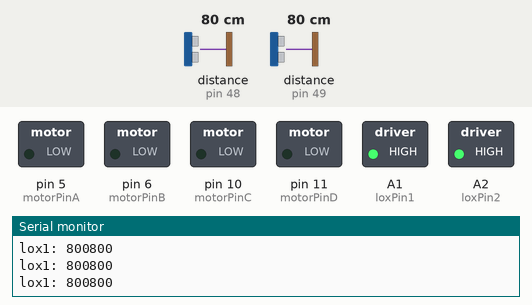
A sketch run on a simulated Arduino Uno, built with avr-gcc and run on an emulated ATmega328P. Shown: switched loads named in the sketch (green lamp = pin HIGH), the last lines printed to the serial monitor. The inputs (shaded band) are chosen by the test bench; at power-on: distance to the obstacle (sensors on pin 48, pin 49) 80 cm.

Above: at 1.2 s.
1.3 s: distance to the obstacle (sensor on pin 48) set to 11 cm
2.8 s: distance to the obstacle (sensor on pin 48) set to 8 cm
At 3.7 s:
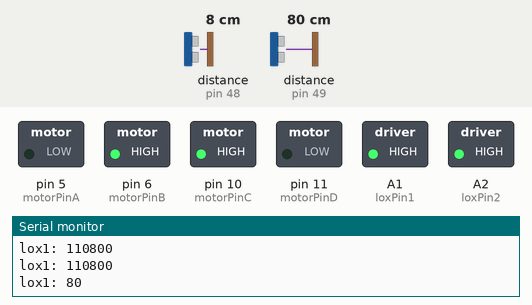
Timing chart, 0 to 11.8 s (numbered marks = the images above; inputs shaded):
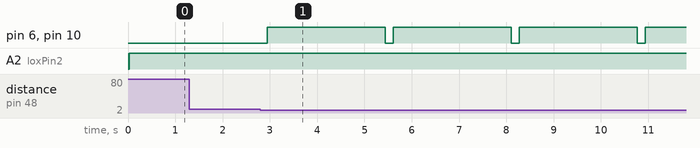

Measured:
- the behaviour switches between 10 and 9 cm on distance to the obstacle (sensor on pin 48) (found by bisection; images 0 and 1)
- after the input at 2.8 s, pin 6 (motorPinB), pin 10 (motorPinC): alternates HIGH for 2.5 s and LOW for 0.17 s, starting after 0.14 s

The sketch:

minor-assignment.ino
```cpp
//
// Minor Assignment
//
// Physical Computing
// ZHdK
//
// Written by Lukman Aščić & Audrey Lohmann © 2022
//

// – Task
/*
  Create a Braitenberg Vehicle that responds to phenomena of some kind and performs
  some sort of action or activity in response.
*/

// – Discussion
/*
  This project is an approach to navigation in space: At the core of our approach
  is a paper arm laying from above towards the ground. Two sonic sensors, attached
  on opposite sides, detect one persons' hand.

  As the hand gets closer to fulfill the main affordance of the paper arm (to touch it),
  it moves away from the hand as an action of escape and ignorance. This movement is initiated by
  distance sensors detecting the hands distance towards the object and influencing the rotation of
  the motors accordingly.
*/


// – Libraries
#include "Adafruit_VL53L0X.h" // Distance sensor

// – Properties
// – Objects
Adafruit_VL53L0X lox1 = Adafruit_VL53L0X(); // Distance sensors
Adafruit_VL53L0X lox2 = Adafruit_VL53L0X();

// – Addresses
#define loxAddress1 0x30 // loxPin1
#define loxAddress2 0x31 // loxPin2

// – Data
VL53L0X_RangingMeasurementData_t measure1; // Measurement
VL53L0X_RangingMeasurementData_t measure2;

int prevInterval = 0; // For time constraints (2.5 seconds below)
int currentInterval = 0;

bool isFirstTimeRunning = true; // One-time flag
enum Direction {
  left, right
};
Direction side;

// – Pins
#define loxPin1 A1 // Sensors
#define loxPin2 A2

#define motorPinA 5 // Motor: right
#define motorPinB 6

#define motorPinC 10 // Motor: left
#define motorPinD 11


// – Lifecycle
void setup() {
  Serial.begin(115200);

  // Waits until serial port opens for native USB devices
  while (!Serial) {
    delay(1);
  }

  setOutputs();

  Serial.println(F("Shutting down pins..."));
  // Sets sensor pins to reset mode (Shutdown)
  digitalWrite(loxPin1, LOW);
  digitalWrite(loxPin2, LOW);

  Serial.println(F("Pins reset."));

  Serial.println(F("Starting.."));
  initSensors();
}

void loop() {
  detect();
  delay(100);
}


// – Methods
// Reads the measurements from the senors
void detect() {
  lox1.rangingTest(&measure1, false); // Set to 'false' for no debug data printout
  lox2.rangingTest(&measure2, false);

  // Prints reading from lox1
  Serial.print(F("lox1: "));

  // – Right state
  // The right motor (R) is activated by the first sensor (1)
  checkMeasurementWithMotor(motorPinA);

  // – Left State
  // The left motor (L) is activated by the second sensor (2)
  checkMeasurementWithMotor(motorPinC);

  Serial.println();
}

// Turns that motor if its respective sensor detects nearby hand movement
void checkMeasurementWithMotor(int motorPin) {
  VL53L0X_RangingMeasurementData_t measure = motorPin == motorPinA ? measure1 : measure2;

  // Starts counting the time
  currentInterval = millis();
  prevInterval = currentInterval;

  // ...if not out of range
  if (measure.RangeStatus != 4) {
    Serial.print(measure.RangeMilliMeter);

    // ...if hand is less than 100 units away
    if (measure.RangeMilliMeter < 100) {

      //L2, R1
      side = motorPin == motorPinA ? right : left;

      // Runs motor for two and a half seconds
      while (prevInterval - currentInterval <= 2500)  {
        prevInterval = millis();
        digitalWrite(motorPinA, side == right ? LOW : HIGH);
        digitalWrite(motorPinB, side == right ? HIGH : LOW);
        digitalWrite(motorPinC, side == right ? HIGH : LOW);
        digitalWrite(motorPinD, side == right ? LOW : HIGH);
      }
      digitalWrite(motorPinA, LOW); // Stops all
      digitalWrite(motorPinB, LOW);
      digitalWrite(motorPinC, LOW);
      digitalWrite(motorPinD, LOW);
    }
  } else {
    Serial.print(F("Out of range"));
  }
}


// – Helpers
// Defines the pins
void setOutputs() {
  pinMode(motorPinA, OUTPUT); // Motors
  pinMode(motorPinB, OUTPUT);
  pinMode(motorPinC, OUTPUT);
  pinMode(motorPinD, OUTPUT);
  pinMode(loxPin1, OUTPUT); // Sensors
  pinMode(loxPin2, OUTPUT);
}

// Reset all sensors and initialize with their respective address (to make multiple sensors work on one Arduino)
void initSensors() {
  digitalWrite(loxPin1, LOW); // Resets all
  digitalWrite(loxPin2, LOW);
  delay(10);

  digitalWrite(loxPin1, HIGH); // Unresets all
  digitalWrite(loxPin2, HIGH);
  delay(10);

  digitalWrite(loxPin1, HIGH); // Activates lox1
  digitalWrite(loxPin2, LOW); // Resets lox2

  // Initializes lox1
  if (!lox1.begin(loxAddress1)) {
    Serial.println(F("Failed to boot first VL53L0X"));
    while (1);
  }
  delay(10);

  digitalWrite(loxPin2, HIGH); // Activate lox2
  delay(10);

  // Initializes lox2
  if (!lox2.begin(loxAddress2)) {
    Serial.println(F("Failed to boot second VL53L0X"));
    while (1);
  }
}
```
